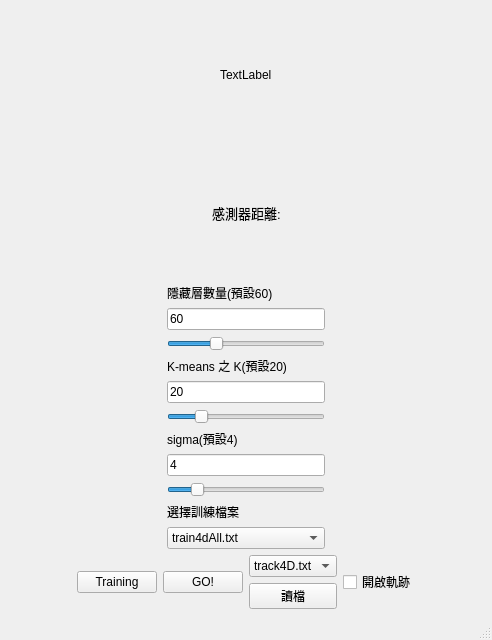
<?xml version="1.0" encoding="UTF-8"?>
<ui version="4.0">
 <class>mainWindow</class>
 <widget class="QMainWindow" name="mainWindow">
  <property name="geometry">
   <rect>
    <x>0</x>
    <y>0</y>
    <width>492</width>
    <height>640</height>
   </rect>
  </property>
  <property name="windowTitle">
   <string>111522071_張凱東_自駕車</string>
  </property>
  <widget class="QWidget" name="centralwidget">
   <layout class="QVBoxLayout" name="verticalLayout">
    <item>
     <layout class="QGridLayout" name="gridLayout">
      <property name="sizeConstraint">
       <enum>QLayout::SetDefaultConstraint</enum>
      </property>
      <property name="spacing">
       <number>6</number>
      </property>
      <item row="3" column="0">
       <layout class="QHBoxLayout" name="horizontalLayout_5">
        <item>
         <spacer name="horizontalSpacer_7">
          <property name="orientation">
           <enum>Qt::Horizontal</enum>
          </property>
          <property name="sizeHint" stdset="0">
           <size>
            <width>40</width>
            <height>20</height>
           </size>
          </property>
         </spacer>
        </item>
        <item>
         <layout class="QVBoxLayout" name="verticalLayout_2">
          <item>
           <widget class="QLabel" name="label_layers">
            <property name="text">
             <string>隱藏層數量(預設60)</string>
            </property>
           </widget>
          </item>
          <item>
           <widget class="QLineEdit" name="lineEdit_layers">
            <property name="focusPolicy">
             <enum>Qt::ClickFocus</enum>
            </property>
            <property name="text">
             <string>60</string>
            </property>
           </widget>
          </item>
          <item>
           <widget class="QSlider" name="horizontalSlider_layers">
            <property name="minimum">
             <number>1</number>
            </property>
            <property name="maximum">
             <number>200</number>
            </property>
            <property name="value">
             <number>60</number>
            </property>
            <property name="orientation">
             <enum>Qt::Horizontal</enum>
            </property>
           </widget>
          </item>
          <item>
           <widget class="QLabel" name="label_k">
            <property name="text">
             <string>K-means 之 K(預設20)</string>
            </property>
           </widget>
          </item>
          <item>
           <widget class="QLineEdit" name="lineEdit_k">
            <property name="focusPolicy">
             <enum>Qt::ClickFocus</enum>
            </property>
            <property name="text">
             <string>20</string>
            </property>
           </widget>
          </item>
          <item>
           <widget class="QSlider" name="horizontalSlider_k">
            <property name="minimum">
             <number>1</number>
            </property>
            <property name="maximum">
             <number>100</number>
            </property>
            <property name="value">
             <number>20</number>
            </property>
            <property name="orientation">
             <enum>Qt::Horizontal</enum>
            </property>
           </widget>
          </item>
          <item>
           <widget class="QLabel" name="label_sigma">
            <property name="text">
             <string>sigma(預設4)</string>
            </property>
           </widget>
          </item>
          <item>
           <widget class="QLineEdit" name="lineEdit_sigma">
            <property name="focusPolicy">
             <enum>Qt::ClickFocus</enum>
            </property>
            <property name="text">
             <string>4</string>
            </property>
           </widget>
          </item>
          <item>
           <widget class="QSlider" name="horizontalSlider_sigma">
            <property name="minimum">
             <number>1</number>
            </property>
            <property name="maximum">
             <number>20</number>
            </property>
            <property name="value">
             <number>4</number>
            </property>
            <property name="orientation">
             <enum>Qt::Horizontal</enum>
            </property>
           </widget>
          </item>
          <item>
           <widget class="QLabel" name="label_file">
            <property name="text">
             <string>選擇訓練檔案</string>
            </property>
           </widget>
          </item>
          <item>
           <widget class="QComboBox" name="comboBox_file">
            <item>
             <property name="text">
              <string>train4dAll.txt</string>
             </property>
            </item>
            <item>
             <property name="text">
              <string>train6dAll.txt</string>
             </property>
            </item>
           </widget>
          </item>
         </layout>
        </item>
        <item>
         <spacer name="horizontalSpacer_8">
          <property name="orientation">
           <enum>Qt::Horizontal</enum>
          </property>
          <property name="sizeHint" stdset="0">
           <size>
            <width>40</width>
            <height>20</height>
           </size>
          </property>
         </spacer>
        </item>
       </layout>
      </item>
      <item row="2" column="0">
       <layout class="QHBoxLayout" name="horizontalLayout">
        <property name="sizeConstraint">
         <enum>QLayout::SetDefaultConstraint</enum>
        </property>
        <item>
         <spacer name="horizontalSpacer_2">
          <property name="orientation">
           <enum>Qt::Horizontal</enum>
          </property>
          <property name="sizeType">
           <enum>QSizePolicy::Expanding</enum>
          </property>
          <property name="sizeHint" stdset="0">
           <size>
            <width>40</width>
            <height>20</height>
           </size>
          </property>
         </spacer>
        </item>
        <item>
         <widget class="QLabel" name="label_sensor">
          <property name="font">
           <font>
            <pointsize>10</pointsize>
           </font>
          </property>
          <property name="text">
           <string>感測器距離:</string>
          </property>
         </widget>
        </item>
        <item>
         <spacer name="horizontalSpacer">
          <property name="orientation">
           <enum>Qt::Horizontal</enum>
          </property>
          <property name="sizeType">
           <enum>QSizePolicy::Expanding</enum>
          </property>
          <property name="sizeHint" stdset="0">
           <size>
            <width>40</width>
            <height>20</height>
           </size>
          </property>
         </spacer>
        </item>
       </layout>
      </item>
      <item row="4" column="0">
       <layout class="QHBoxLayout" name="horizontalLayout_4">
        <item>
         <spacer name="horizontalSpacer_5">
          <property name="orientation">
           <enum>Qt::Horizontal</enum>
          </property>
          <property name="sizeHint" stdset="0">
           <size>
            <width>40</width>
            <height>20</height>
           </size>
          </property>
         </spacer>
        </item>
        <item>
         <widget class="QPushButton" name="pushButton_Train">
          <property name="text">
           <string>Training</string>
          </property>
         </widget>
        </item>
        <item>
         <widget class="QPushButton" name="pushButton_GO">
          <property name="text">
           <string>GO!</string>
          </property>
         </widget>
        </item>
        <item>
         <layout class="QVBoxLayout" name="verticalLayout_3">
          <item>
           <widget class="QComboBox" name="comboBox_record">
            <item>
             <property name="text">
              <string>track4D.txt</string>
             </property>
            </item>
            <item>
             <property name="text">
              <string>track6D.txt</string>
             </property>
            </item>
           </widget>
          </item>
          <item>
           <widget class="QPushButton" name="pushButton_read_record">
            <property name="text">
             <string>讀檔</string>
            </property>
           </widget>
          </item>
         </layout>
        </item>
        <item>
         <widget class="QCheckBox" name="checkBox_trace">
          <property name="text">
           <string>開啟軌跡</string>
          </property>
          <property name="tristate">
           <bool>false</bool>
          </property>
         </widget>
        </item>
        <item>
         <spacer name="horizontalSpacer_6">
          <property name="orientation">
           <enum>Qt::Horizontal</enum>
          </property>
          <property name="sizeHint" stdset="0">
           <size>
            <width>40</width>
            <height>20</height>
           </size>
          </property>
         </spacer>
        </item>
       </layout>
      </item>
      <item row="0" column="0">
       <layout class="QHBoxLayout" name="horizontalLayout_3">
        <item>
         <spacer name="horizontalSpacer_3">
          <property name="orientation">
           <enum>Qt::Horizontal</enum>
          </property>
          <property name="sizeType">
           <enum>QSizePolicy::Expanding</enum>
          </property>
          <property name="sizeHint" stdset="0">
           <size>
            <width>40</width>
            <height>20</height>
           </size>
          </property>
         </spacer>
        </item>
        <item>
         <widget class="QLabel" name="label_image">
          <property name="text">
           <string>TextLabel</string>
          </property>
         </widget>
        </item>
        <item>
         <spacer name="horizontalSpacer_4">
          <property name="orientation">
           <enum>Qt::Horizontal</enum>
          </property>
          <property name="sizeType">
           <enum>QSizePolicy::Expanding</enum>
          </property>
          <property name="sizeHint" stdset="0">
           <size>
            <width>40</width>
            <height>20</height>
           </size>
          </property>
         </spacer>
        </item>
       </layout>
      </item>
     </layout>
    </item>
   </layout>
  </widget>
  <widget class="QMenuBar" name="menubar">
   <property name="geometry">
    <rect>
     <x>0</x>
     <y>0</y>
     <width>492</width>
     <height>21</height>
    </rect>
   </property>
  </widget>
  <widget class="QStatusBar" name="statusbar"/>
 </widget>
 <resources/>
 <connections/>
</ui>
